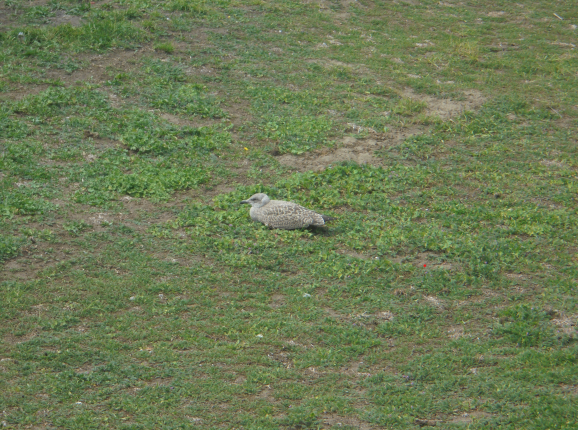
//> input picture OPENCV Lesson 1/OPENCV Lesson 1/Resources/duck.png, 1156 x 860 px (shown at 1/2 size)
$ ./Opdracht_2   (built with g++ and OpenCV 4)
//> lines starting //> are read from the running program, lines starting //| are printed output that depends on the picture
#include <opencv2/imgcodecs.hpp>
#include <opencv2/highgui.hpp>
#include <opencv2/imgproc.hpp>
#include <iostream>

using namespace cv;
using namespace std;

/////////////////  Images  //////////////////////

void main() {
	// Loading in the image
	string path = "Resources/duck.png";
	Mat raw_img = imread(path);
//> raw_img is the input picture: 860 rows x 1156 cols, CV_8UC3; mean B, G, R 84.3, 121.9, 108.3
	Mat small_img, crop_img;

	// Resize image
	resize(raw_img, small_img, Size(), 0.5, 0.5);
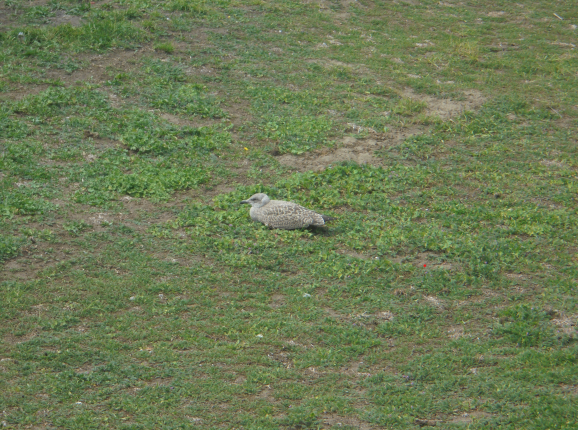
//> small_img: 430 rows x 578 cols, CV_8UC3; mean B, G, R 84.5, 122, 108.4

	// Cropping image
	Rect roi(400, 300, 400, 200);
	crop_img = raw_img(roi);
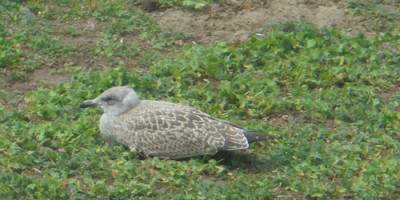
//> crop_img: 200 rows x 400 cols, CV_8UC3; mean B, G, R 90.1, 130.1, 114.7

	// Drawing image
	imshow("Image", raw_img);
	imshow("Image Resize", small_img);
	imshow("Image Crop", crop_img);

	waitKey(0);
}
